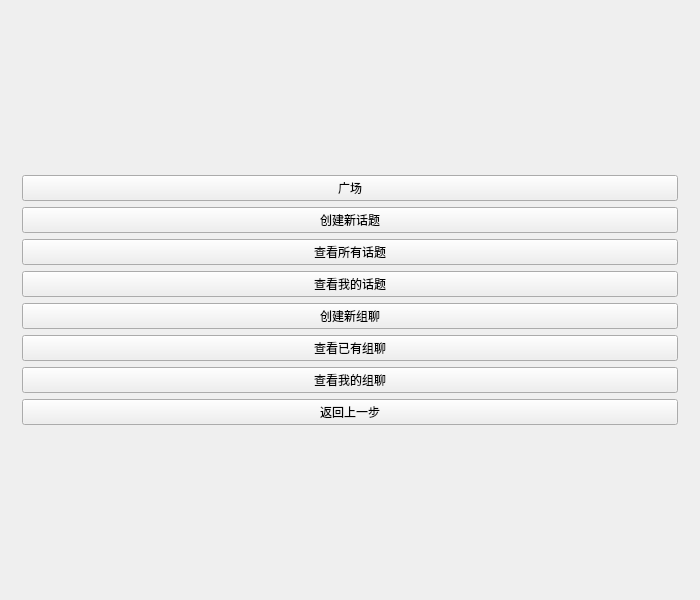
<?xml version="1.0" encoding="UTF-8"?>
<ui version="4.0">
 <class>JC_HomeDialog</class>
 <widget class="QMainWindow" name="JC_HomeDialog">
  <property name="geometry">
   <rect>
    <x>0</x>
    <y>0</y>
    <width>700</width>
    <height>600</height>
   </rect>
  </property>
  <property name="windowTitle">
   <string>JustChat</string>
  </property>
  <widget class="QWidget" name="centralWidget">
   <layout class="QGridLayout" name="gridLayout">
    <item row="0" column="0">
     <layout class="QHBoxLayout" name="mainLayout">
      <item>
       <widget class="QWidget" name="btnArea" native="true">
        <layout class="QVBoxLayout" name="verticalLayout_3">
         <item>
          <layout class="QVBoxLayout" name="verticalLayout_2">
           <item>
            <widget class="QPushButton" name="btnHome">
             <property name="text">
              <string>广场</string>
             </property>
            </widget>
           </item>
           <item>
            <widget class="QPushButton" name="btnNewTopic">
             <property name="text">
              <string>创建新话题</string>
             </property>
            </widget>
           </item>
           <item>
            <widget class="QPushButton" name="btnTopicTable">
             <property name="text">
              <string>查看所有话题</string>
             </property>
            </widget>
           </item>
           <item>
            <widget class="QPushButton" name="btnMyTopicTable">
             <property name="text">
              <string>查看我的话题</string>
             </property>
            </widget>
           </item>
           <item>
            <widget class="QPushButton" name="btnNewGroup">
             <property name="text">
              <string>创建新组聊</string>
             </property>
            </widget>
           </item>
           <item>
            <widget class="QPushButton" name="btnGroupTable">
             <property name="text">
              <string>查看已有组聊</string>
             </property>
            </widget>
           </item>
           <item>
            <widget class="QPushButton" name="btnMyGroupTable">
             <property name="text">
              <string>查看我的组聊</string>
             </property>
            </widget>
           </item>
           <item>
            <widget class="QPushButton" name="btnBack">
             <property name="text">
              <string>返回上一步</string>
             </property>
            </widget>
           </item>
          </layout>
         </item>
        </layout>
       </widget>
      </item>
     </layout>
    </item>
   </layout>
  </widget>
 </widget>
 <layoutdefault spacing="6" margin="11"/>
 <resources>
  <include location="JustChat.qrc"/>
 </resources>
 <connections/>
</ui>
